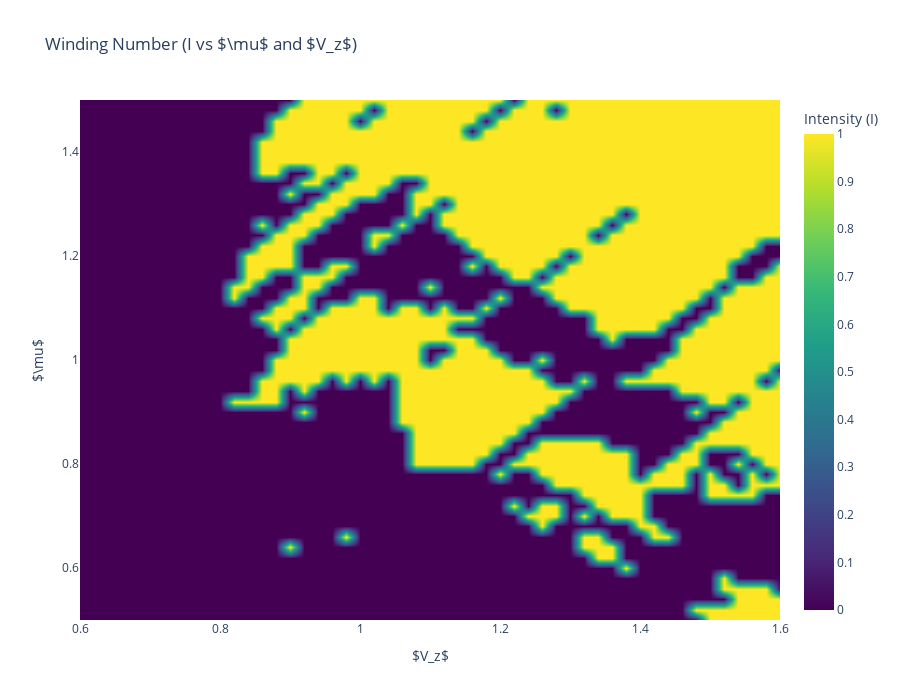

Notebook code cell kept with this figure:
### Code cell
import numpy as np
import plotly.graph_objects as go

# Assuming pdi_arr and filter_pdi are already defined in your environment
mu = pdi_arr[:, 0]    # y-axis in the plot
V_z = pdi_arr[:, 1]   # x-axis in the plot
I = filter_pdi(pdi_arr[:, 2])  # z-axis (color)
#I = pdi_arr[:, 2]  # z-axis (color)

# Create the interactive Plotly heatmap/contour
fig = go.Figure(data=go.Contour(
    x=V_z,
    y=mu,
    z=I,
    colorscale='Viridis',  # Matches Matplotlib's 'viridis'
    ncontours=100,         # Matches the levels=100 argument
    line_width=0,          # Removes contour lines for a smooth heatmap look
    contours=dict(
        coloring='heatmap',
        showlines=False
    ),
    colorbar=dict(
        title='Intensity (I)'
    )
))

# Label axes and title
# Plotly naturally renders LaTeX enclosed in $ symbols
fig.update_layout(
    title='Winding Number (I vs $\\mu$ and $V_z$)',
    xaxis_title='$V_z$',
    yaxis_title='$\\mu$',
    width=900,
    height=700
)

fig.show()

### Figure 1 — Plotly figure (JSON) as saved in the notebook; plotly's stock layout.template omitted (floating-point values rounded to 4 significant figures; data arrays with more than 128 entries replaced by an {"elided": "..."} marker saying what was removed)
{"data": [{"colorbar": {"title": {"text": "Intensity (I)"}}, "colorscale": [[0, "#440154"], [0.1111, "#482878"], [0.2222, "#3e4989"], [0.3333, "#31688e"], [0.4444, "#26828e"], [0.5556, "#1f9e89"], [0.6667, "#35b779"], [0.7778, "#6ece58"], [0.8889, "#b5de2b"], [1, "#fde725"]], "contours": {"coloring": "heatmap", "showlines": false}, "line": {"width": 0}, "ncontours": 100, "type": "contour", "x": {"elided": "2601 float values"}, "y": {"elided": "2601 float values"}, "z": {"elided": "2601 float values"}}], "layout": {"height": 700, "title": {"text": "Winding Number (I vs $\\mu$ and $V_z$)"}, "width": 900, "xaxis": {"title": {"text": "$V_z$"}}, "yaxis": {"title": {"text": "$\\mu$"}}}}
